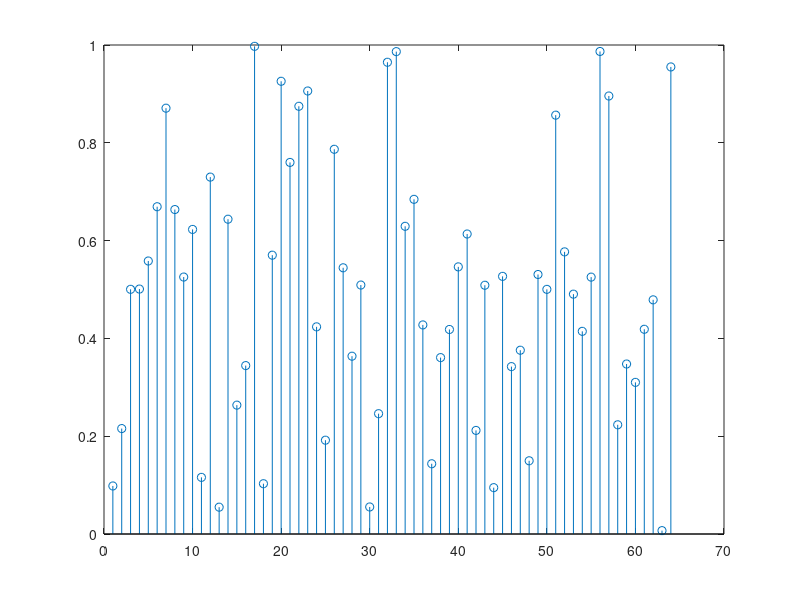

MATLAB code for this plot: (Note: this script raises an error after producing the figure.)

clear;
clc;
close all;

x = rand (1,64);

figure(1)
stem(x);

X = IDFT(x);

T = cpAdder(X);

figure(2)
stem(abs(T));

wc = 10^8;

[t,Tr] = trans(T,wc);

figure(3)
plot(t,Tr);

[b,a] = butter(4,wc/(10^9/2));

Tt = Tr.*cos(2*pi*wc*t);

y = filter(b,a,Tt);

figure(4)
plot(t,y)

x2 = rand(1,64);

X2 = IDFT(x2);

T2 = cpAdder(X2);

[t,Tr2] = trans(T2,wc*5);

Tn = Tr + Tr2;

Ttt = Tn.*cos(2*pi*wc*t);
Ttx = Tn.*cos(2*pi*5*wc*t);


[b,a] = butter(4,wc/10^9);

y2 = filter(b,a,Ttt);
y3 = filter(b,a,Ttx);


figure(5)
plot(t,y2)
hold on
plot(t,y3)



h = [0.5,0,0,0.4,0,0.35,0.3,0];
h = upsample(h,500);

Trr = conv(Tr,h);

rt = linspace(0,10^(-9)*(length(Trr)-1),length(Trr));

[H,w] = ctft(Trr,10^9);
figure(6)
plot(w,abs(H))
hold on
[H1,w1] = ctft(Tr,10^9);
plot(w1,abs(H1))


[b,a] = butter(4,wc/10^9,'low');

Trc = Trr.*cos(2*pi*wc*rt);
Trs = Trr.*sin(2*pi*wc*rt);
y4c = filter(b,a,Trc);
y4s = filter(b,a,Trs);


figure(7)
plot(rt,y4c)
hold on
plot(rt,y4s);


